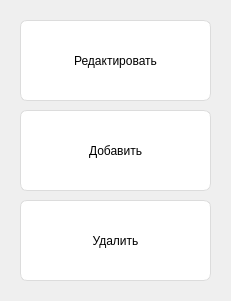
     <widget class="QWidget" name="add_widget" native="true">
      <property name="geometry">
       <rect>
        <x>1260</x>
        <y>160</y>
        <width>231</width>
        <height>301</height>
       </rect>
      </property>
      <property name="styleSheet">
       <string notr="true"/>
      </property>
      <widget class="QPushButton" name="edit_button">
       <property name="geometry">
        <rect>
         <x>20</x>
         <y>20</y>
         <width>191</width>
         <height>81</height>
        </rect>
       </property>
       <property name="cursor">
        <cursorShape>PointingHandCursor</cursorShape>
       </property>
       <property name="styleSheet">
        <string notr="true">font: 12pt &quot;Segoe UI&quot;;
background-color: rgb(255, 255, 255);
border-style: solid;
border-width: 1px;
border-color: rgb(220, 220, 220);
border-radius: 7px;</string>
       </property>
       <property name="text">
        <string>Редактировать</string>
       </property>
      </widget>
      <widget class="QPushButton" name="add_button">
       <property name="geometry">
        <rect>
         <x>20</x>
         <y>110</y>
         <width>191</width>
         <height>81</height>
        </rect>
       </property>
       <property name="cursor">
        <cursorShape>PointingHandCursor</cursorShape>
       </property>
       <property name="styleSheet">
        <string notr="true">font: 12pt &quot;Segoe UI&quot;;
background-color: rgb(255, 255, 255);
border-style: solid;
border-width: 1px;
border-color: rgb(220, 220, 220);
border-radius: 7px;</string>
       </property>
       <property name="text">
        <string>Добавить</string>
       </property>
      </widget>
      <widget class="QPushButton" name="delete_button">
       <property name="geometry">
        <rect>
         <x>20</x>
         <y>200</y>
         <width>191</width>
         <height>81</height>
        </rect>
       </property>
       <property name="cursor">
        <cursorShape>PointingHandCursor</cursorShape>
       </property>
       <property name="styleSheet">
        <string notr="true">font: 12pt &quot;Segoe UI&quot;;
background-color: rgb(255, 255, 255);
border-style: solid;
border-width: 1px;
border-color: rgb(220, 220, 220);
border-radius: 7px;</string>
       </property>
       <property name="text">
        <string>Удалить</string>
       </property>
      </widget>
     </widget>
